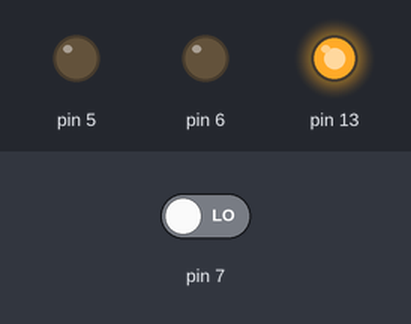
A sketch run on a simulated Arduino Uno, built with avr-gcc and run on an emulated ATmega328P. On the bench: output pins drawn as LEDs (lit = HIGH). The test bench sets the inputs (shaded band); at power-on: pin 7 LOW.

Above: at 1.2 s.
1.3 s: pin 7 driven HIGH
At 1.45 s:
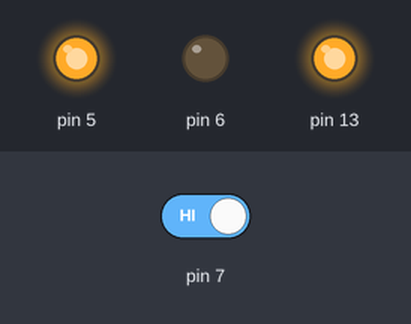
At 2.2 s:
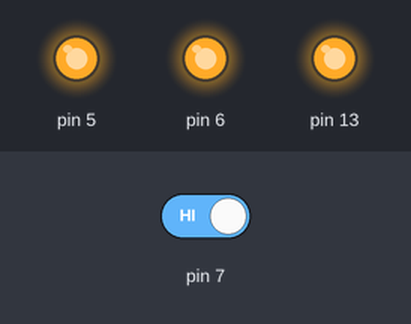
3.1 s: pin 7 driven LOW
At 4.1 s:
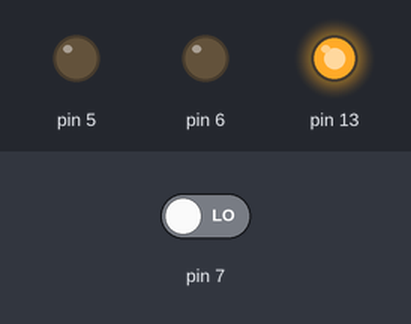
Timing chart, 0 to 6.1 s (numbered marks = the images above; inputs shaded):
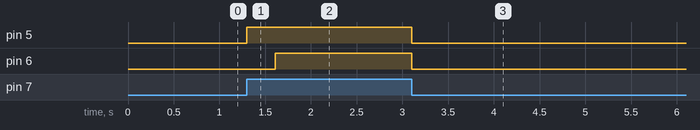

The sketch:

solenoidArduino.ino
```cpp
void setup() {
  pinMode(5, OUTPUT);
  pinMode(6, OUTPUT);
  pinMode(7, INPUT);
  pinMode(13, OUTPUT);
  digitalWrite(5, 0);
  digitalWrite(6, 0);
  digitalWrite(13, 1);
}

int wait = 310;
unsigned long prev = 0;
boolean flag = 0;

void loop() {
  if(digitalRead(7) == 1){
    if(flag == 0){
      // wait = ;
      prev = millis();
      flag = 1;
    }
    digitalWrite(5, 1);
  }
  else{
    digitalWrite(5, 0);
    flag = 0;
  }

  if((millis() - prev) > wait && flag){
    digitalWrite(6, 1);
  }
  else{
    digitalWrite(6, 0);
  }
}
```

Measured:
- after the input at 1.3 s, pin 5: LOW → HIGH at once; pin 6: LOW → HIGH after 0.31 s
- after the input at 3.1 s, pin 5, pin 6: HIGH → LOW at once
